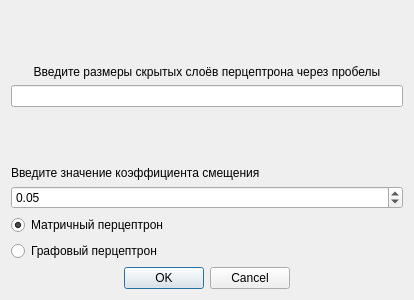
<?xml version="1.0" encoding="UTF-8"?>
<ui version="4.0">
 <class>s21::EditPerceptronWindow</class>
 <widget class="QDialog" name="s21::EditPerceptronWindow">
  <property name="geometry">
   <rect>
    <x>0</x>
    <y>0</y>
    <width>414</width>
    <height>300</height>
   </rect>
  </property>
  <property name="windowTitle">
   <string>Редактирование параметров</string>
  </property>
  <layout class="QVBoxLayout" name="verticalLayout">
   <item>
    <widget class="QLabel" name="LabelLayersDescription">
     <property name="minimumSize">
      <size>
       <width>0</width>
       <height>60</height>
      </size>
     </property>
     <property name="text">
      <string>Введите размеры скрытых слоёв перцептрона через пробелы</string>
     </property>
     <property name="alignment">
      <set>Qt::AlignBottom|Qt::AlignHCenter</set>
     </property>
    </widget>
   </item>
   <item>
    <widget class="QLineEdit" name="LineEditLayers">
     <property name="maxLength">
      <number>10</number>
     </property>
     <property name="alignment">
      <set>Qt::AlignCenter</set>
     </property>
     <property name="placeholderText">
      <string extracomment="20 20"/>
     </property>
     <property name="clearButtonEnabled">
      <bool>false</bool>
     </property>
    </widget>
   </item>
   <item>
    <widget class="QLabel" name="LabelAlphaDescription">
     <property name="text">
      <string>Введите значение коэффициента смещения</string>
     </property>
     <property name="alignment">
      <set>Qt::AlignBottom|Qt::AlignLeading|Qt::AlignLeft</set>
     </property>
    </widget>
   </item>
   <item>
    <widget class="QDoubleSpinBox" name="SpinBoxAlpha">
     <property name="maximum">
      <double>5.000000000000000</double>
     </property>
     <property name="singleStep">
      <double>0.050000000000000</double>
     </property>
     <property name="stepType">
      <enum>QAbstractSpinBox::DefaultStepType</enum>
     </property>
     <property name="value">
      <double>0.050000000000000</double>
     </property>
    </widget>
   </item>
   <item>
    <widget class="QRadioButton" name="RadioButtonMatrix">
     <property name="text">
      <string>Матричный перцептрон</string>
     </property>
     <property name="checked">
      <bool>true</bool>
     </property>
    </widget>
   </item>
   <item>
    <widget class="QRadioButton" name="RadioButtonGraph">
     <property name="text">
      <string>Графовый перцептрон</string>
     </property>
     <property name="checked">
      <bool>false</bool>
     </property>
    </widget>
   </item>
   <item>
    <widget class="QDialogButtonBox" name="ButtonBoxSubmit">
     <property name="orientation">
      <enum>Qt::Horizontal</enum>
     </property>
     <property name="standardButtons">
      <set>QDialogButtonBox::Cancel|QDialogButtonBox::Ok</set>
     </property>
     <property name="centerButtons">
      <bool>true</bool>
     </property>
    </widget>
   </item>
  </layout>
 </widget>
 <resources/>
 <connections/>
</ui>
